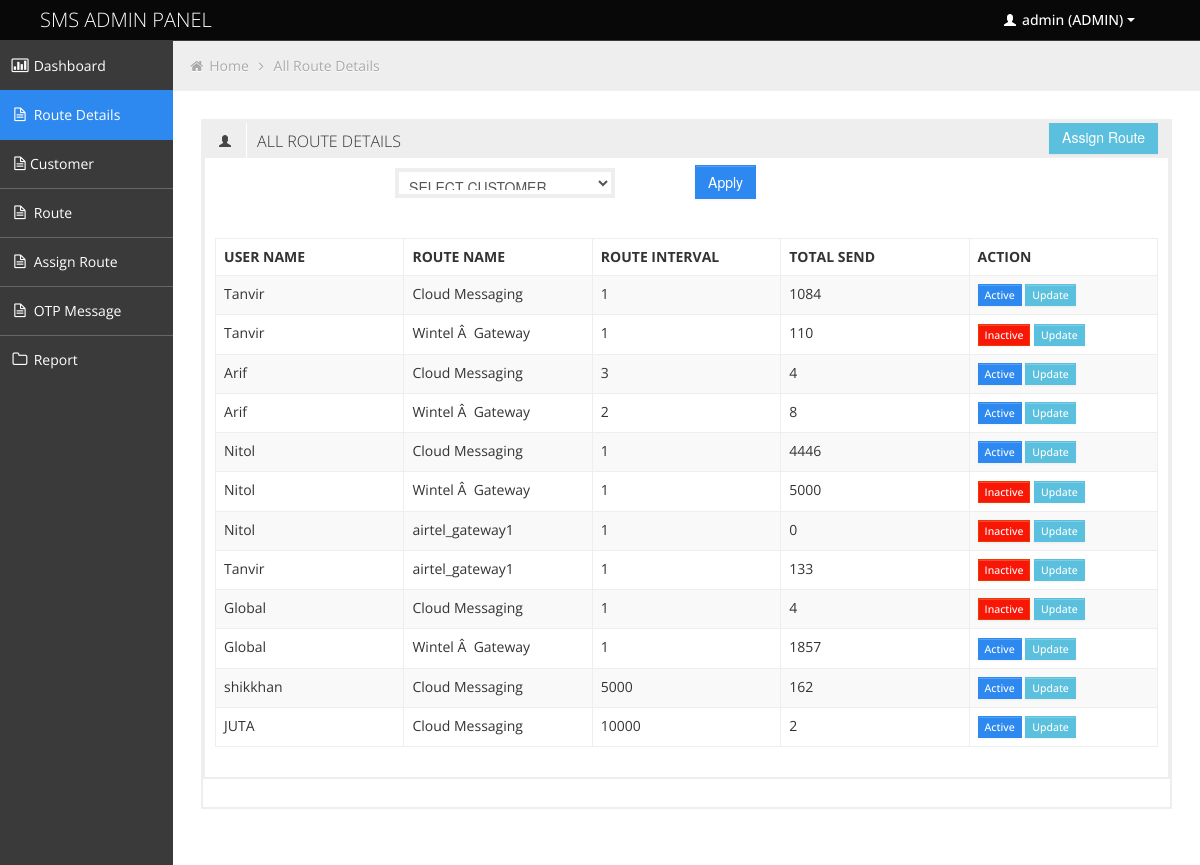
Screenshot of /route_details.php (signed in) with the database file from the repository.
### tables this page shows
CREATE TABLE IF NOT EXISTS `user` (
  `id` int(11) NOT NULL AUTO_INCREMENT,
  `name` varchar(20) NOT NULL,
  `password` varchar(22) NOT NULL,
  `one_way` int(11) NOT NULL,
  `user_capacity` int(11) NOT NULL,
  `alert` int(11) NOT NULL,
  PRIMARY KEY (`id`)
);

CREATE TABLE IF NOT EXISTS `route_api` (
  `route` int(11) NOT NULL AUTO_INCREMENT,
  `route_name` varchar(155) NOT NULL,
  `route_capacity` int(55) NOT NULL,
  `alert` int(11) NOT NULL,
  PRIMARY KEY (`route`)
);

CREATE TABLE IF NOT EXISTS `user_route_api` (
  `id` int(11) NOT NULL AUTO_INCREMENT,
  `user_id` int(11) NOT NULL,
  `route_id` int(11) NOT NULL,
  `capacity` int(11) NOT NULL,
  `count` int(22) NOT NULL,
  `total_send` int(11) NOT NULL,
  `status` int(11) NOT NULL,
  PRIMARY KEY (`id`)
);

### class/control_view.php (called while the page is built, shortened)
<?php
	function assign_route_capacity(){
		$sql = "SELECT  user_route_api.user_id,user_route_api.status, user.name, route_api.route, route_api.route_name , route_api.route_capacity, user_route_api.id,user_route_api.capacity, user_route_api.total_send,user_route_api.user_id FROM user INNER JOIN user_route_api ON user.id =user_route_api.user_id INNER JOIN route_api ON user_route_api.route_id = route_api.route";
		$query = mysql_query($sql) or die (mysql_error());
		return $query;
	}
?>

### route_details.php (the view, shortened to what this page needs)
<?php include('header_file.php');?>
<?php include('menu.php'); ?>
<div id="content" class="span10">
<ul class="breadcrumb">
<li>
	<i class="icon-home"></i>
	<a href="home.php">Home</a>
	<i class="icon-angle-right"></i>
</li>
<li><a href="#">All Route Details</a></li>
</ul>
<div class="row-fluid">
	<div class="box span12">
		<div class="box span12">
			<div class="box-header" data-original-title="">
				<h2><i class="halflings-icon user"></i><span class="break"></span>ALL ROUTE DETAILS</h2>
				<div align="right" style="margin-top: -13px;" id="feedback"><button type="button" class="btn btn-info btn-lg" data-toggle="modal" data-target="#feedback-modal">Assign Route</button></div>
			</div>
			<div class="box-content">
				<div id="" class="" role="grid">
				<div class="row-fluid">
					<div class="span6">
						 <form  action="<?php echo $_SERVER['PHP_SELF']; ?>" method="POST" class="form-horizontal">
							 <fieldset>
							   <div class="controls">
									 <?php if ($_SESSION['ACCESS'] == true) { ?>
										<select name="user_id" id="user_id">
											<option value="0">SELECT CUSTOMER</option>
										<?php
										require_once 'class/control_view.php';
										?>
										</select>
									<?php } ?>
								</div>
								<div style="margin-left:480px">
									<button align="right" style="margin-top: -55px;" type="submit" name="home_search" id="home_search" value="Search" class="btn btn-primary">Apply</button>
								</div>
						   </fieldset>
						</form>
					</div>
				</div>
				<table class="table table-striped table-bordered" id="" aria-describedby="">
						<thead>
							<tr role="row">
								<th class="sorting_asc" role="columnheader" tabindex="0" aria-controls="DataTables_Table_0" rowspan="1" colspan="1" aria-sort="ascending" aria-label="Username: activate to sort column descending" style="width: 170px;">USER NAME</th>
								<th class="sorting_asc" role="columnheader" tabindex="0" aria-controls="DataTables_Table_0" rowspan="1" colspan="1" aria-sort="ascending" aria-label="Username: activate to sort column descending" style="width: 170px;">ROUTE NAME</th>
								<th class="sorting_asc" role="columnheader" tabindex="0" aria-controls="DataTables_Table_0" rowspan="1" colspan="1" aria-sort="ascending" aria-label="Username: activate to sort column descending" style="width: 170px;">ROUTE INTERVAL</th>
								<th class="sorting_asc" role="columnheader" tabindex="0" aria-controls="DataTables_Table_0" rowspan="1" colspan="1" aria-sort="ascending" aria-label="Username: activate to sort column descending" style="width: 170px;">TOTAL SEND</th>
								<th class="sorting_asc" role="columnheader" tabindex="0" aria-controls="DataTables_Table_0" rowspan="1" colspan="1" aria-sort="ascending" aria-label="Username: activate to sort column descending" style="width: 170px;">ACTION</th>
							</tr>
						</thead>
						<?php
							if(!isset($_POST['home_search'])){
						?>
						<tbody role="alert" aria-live="polite" aria-relevant="all">
							 <?php
								require_once 'class/control_view.php';
								$display_route_capacity = assign_route_capacity();
								while ($view = mysql_fetch_assoc($display_route_capacity)) {
						     ?>
								<tr class="odd">
									<td><?php echo $view['name']; ?></td>
									<td><?php echo $view['route_name']; ?></td>
									<td><?php echo $view["capacity"]; ?></td>
									<td><?php echo $view['total_send']; ?></td>
									<td class="center">
									   <?php
										if ($view['status'] == 1){
									   ?>
										<a class='btn btn-mini btn-primary' href='javascript:updaterid(rid=<?php echo $view['id'] ?>)'  rel='tooltip' title='Inactive'>Active </a>
										<?php }else{ ?>
										<a class='btn btn-mini btn-danger' href='javascript:updaterrid(cid=<?php echo $view['id'] ?>)'  rel='tooltip' title='Active'>Inactive </a>
										<?php } ?>
										<a class="btn btn-mini btn-info" href="update_capacity.php?update=<?php echo $view['id'] ?>">Update
										</a>
									</td>
								</tr>
						<?php }
						?>
						</tbody>
							<?php }
                                ?>
						</table><div class="row-fluid"></div>
				</div>
			</div>
		</div>
	</div>
</div>
</div>
<?php include ('footer.php') ?>

### css/style.css (style rules this page uses)
body { background: #F5F5F5; color: #333; border: none; font-family: 'Open Sans', sans-serif; font-weight: 400; }
a { color: #646464; }
h2 { font-size: 16px; line-height: 16px; }
#content { background: #ffffff; filter: none; min-height: 100%; padding: 20px 20px; position: relative; }
.breadcrumb { margin: -28px -28px 28px -28px; line-height: 34px; background: #eee; border: 0px; color: #aaa; -webkit-box-shadow: none; -moz-box-shadow: none; box-shadow: none; -webkit-border-radius: 0px; -moz-border-radius: 0px; border-radius: 0px; }
.breadcrumb a { color: #aaa; text-shadow: 0px 1px 1px #fff; }
.box { border: 2px solid #eee; background: #fff !important; margin-bottom: 28px; }
.box-header { height: 16px; font-size: 16px; line-height: 16px; padding: 10px; background: #eee; -webkit-box-shadow: none; -moz-box-shadow: none; box-shadow: none; overflow: hidden; }
.box-header h2 { float:left; margin-top: 0px; font-weight: 300; }
.box-header h2 i { margin: 0px 3px 0px 4px; opacity: .8; filter: alpha(opacity=80); -ms-filter:"progid:DXImageTransform.Microsoft.Alpha(Opacity=80)"; }
.box-content { position: relative; z-index: 50; margin-top: -1px; padding: 10px; background: #fff !important; }
.btn { display: inline-block; padding: 6px 12px; margin-bottom: 0; font-size: 14px; font-weight: 500; line-height: 20px; text-align: center; white-space: nowrap; vertical-align: middle; cursor: pointer; border: 1px solid #a7a9aa; -webkit-border-radius: 0px !important; border-radius: 0px !important; }
.btn-mini { padding: 0 6px; font-size: 10.5px; border-radius: 0px; }
.btn { color: #ffffff; background-color: #a7a9aa; border-color: #a7a9aa; background-image: none; filter: none; text-shadow: none; }
.btn-primary { background-color: #2D89EF; border-color: #2D89EF; }
.btn-danger { background-color: #F81706; border-color: #EB3C00; }
.btn-info { background-color: #5bc0de; border-color: #5bc0de; }
.table th, .table td { border-top: 1px solid #eee; }
.table-bordered { border-color: #eee; -webkit-border-radius: 0px !important; -moz-border-radius: 0px !important; border-radius: 0px !important; }
.table-bordered th, .table-bordered td { border-left: 1px solid #eee; }
.table-bordered thead:first-child tr:first-child > th:first-child, .table-bordered tbody:first-child tr:first-child > td:first-child, .table-bordered tbody:first-child tr:first-child > th:first-child { -webkit-border-radius: 0px !important; -moz-border-radius: 0px !important; border-radius: 0px !important; }
.table-bordered thead:first-child tr:first-child > th:last-child, .table-bordered tbody:first-child tr:first-child > td:last-child, .table-bordered tbody:first-child tr:first-child > th:last-child { -webkit-border-radius: 0px !important; -moz-border-radius: 0px !important; border-radius: 0px !important; }
.table-bordered thead:last-child tr:last-child > th:first-child, .table-bordered tbody:last-child tr:last-child > td:first-child, .table-bordered tbody:last-child tr:last-child > th:first-child, .table-bordered tfoot:last-child tr:last-child > td:first-child, .table-bordered tfoot:last-child tr:last-child > th:first-child { -webkit-border-radius: 0px !important; -moz-border-radius: 0px !important; border-radius: 0px !important; }
.table-bordered thead:last-child tr:last-child > th:last-child, .table-bordered tbody:last-child tr:last-child > td:last-child, .table-bordered tbody:last-child tr:last-child > th:last-child, .table-bordered tfoot:last-child tr:last-child > td:last-child, .table-bordered tfoot:last-child tr:last-child > th:last-child { -webkit-border-radius: 0px !important; -moz-border-radius: 0px !important; border-radius: 0px !important; }

### css/style-responsive.css (style rules this page uses)
@media (min-width: 1200px) { #content { width: 85.578%; padding: 28px; margin: 0px 0px; margin-left: 14.422% !important; } }

### css/halflings.css (style rules this page uses)
html, html .halflings { -webkit-font-smoothing: antialiased !important; }
.halflings-icon { display: inline-block; width: 14px; height: 14px; line-height: 14px; vertical-align: text-top; background-image: url(../img/glyphicons_halflings.svg); background-position: 0 0; background-repeat: no-repeat; vertical-align: top; *display: inline; *zoom: 1; *margin-right: .3em; }
.halflings-icon.user { background-position: -168px 0; }

### rows the page displays
user: name "Tanvir", route_api.route_name "Cloud Messaging", user_route_api.capacity "1", user_route_api.total_send "1084", route_api.route_name "Wintel Â Gateway", user_route_api.total_send "110", route_api.route_name "airtel_gateway1", user_route_api.total_send "133"
user: name "Arif", route_api.route_name "Cloud Messaging", user_route_api.capacity "3", user_route_api.total_send "4", route_api.route_name "Wintel Â Gateway", user_route_api.capacity "2", user_route_api.total_send "8"
user: name "Nitol", route_api.route_name "Cloud Messaging", user_route_api.capacity "1", user_route_api.total_send "4446", route_api.route_name "Wintel Â Gateway", user_route_api.total_send "5000", route_api.route_name "airtel_gateway1", user_route_api.total_send "0"
user: name "Global", route_api.route_name "Cloud Messaging", user_route_api.capacity "1", user_route_api.total_send "4", route_api.route_name "Wintel Â Gateway", user_route_api.total_send "1857"
user: name "shikkhan", route_api.route_name "Cloud Messaging", user_route_api.capacity "5000", user_route_api.total_send "162"
user: name "JUTA", route_api.route_name "Cloud Messaging", user_route_api.capacity "10000", user_route_api.total_send "2"

### other values shown
$_SESSION['NAME'] "admin"
$_SESSION['ADMIN'] "ADMIN"
